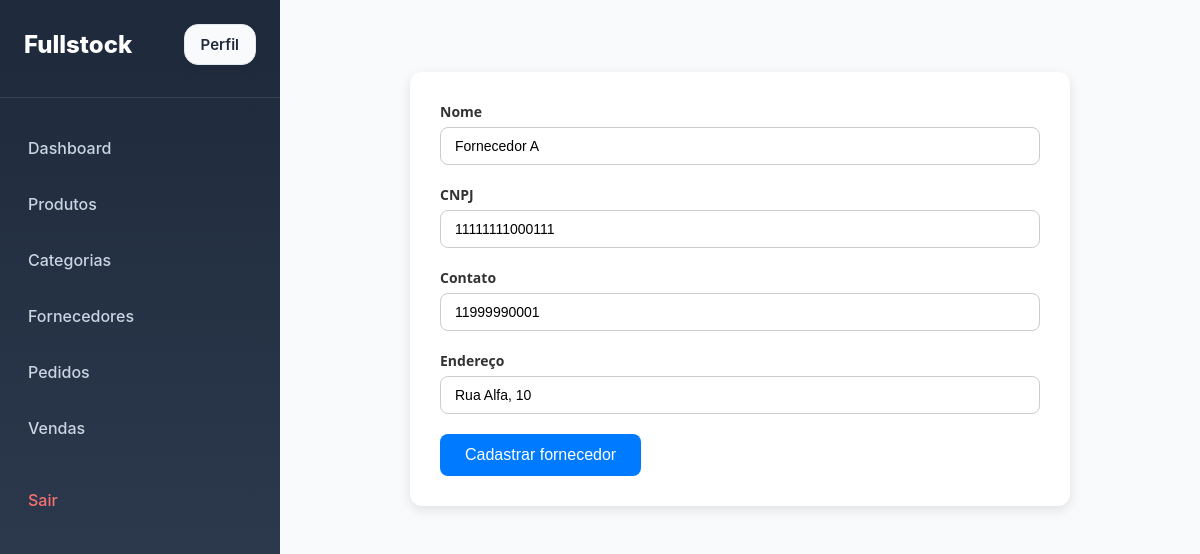
The page /updateProvider/1 (signed in) on the database its author committed.
### stock/models.py (models this page shows, shortened)
class Provider(models.Model):
    name = models.CharField(max_length=50)
    cnpj = models.CharField(max_length=14)
    contact = models.CharField(max_length=20)
    address = models.CharField(max_length=50)

### stock/views.py (the view)
# urls.py: path('updateProvider/<int:pk>', views.ProviderUpdateView.as_view(), name='updateProvider'),
@method_decorator(login_required, name='dispatch')
class ProviderUpdateView(UpdateView):
    model = Provider
    form_class = ProviderForm
    template_name = 'stock/provider-form.html'
    success_url = reverse_lazy('providers')

### stock/forms.py
class ProviderForm(forms.ModelForm):
    class Meta:
        model = Provider
        fields = ['name', 'cnpj', 'contact', 'address']
        labels = {
            'name' : 'Nome',
            'cnpj' : 'CNPJ',
            'contact' : 'Contato',
            'address' : 'Endereço'
        }
        widgets = {
            'name': forms.TextInput(attrs={'placeholder': 'Nome do fornecedor'}),
            'cnpj': forms.TextInput(attrs={'placeholder': 'CNPJ'}),
            'contact': forms.TextInput(attrs={'placeholder': 'Contato'}),
            'address': forms.TextInput(attrs={'placeholder': 'Endereço'}),
        }

### stock/models.py (called while the page is built)
    @property
    def is_admin(self):
        return self.is_staff or self.is_superuser or self.groups.filter(name="ADMIN").exists()

### stock/templates/stock/provider-form.html (shortened to what this page needs)
{%extends 'base.html'%}
{% block main %}
<form method="post" enctype="multipart/form-data">
    {% for field in form %}
    <div class="form-group">
        <label for="{{ field.id_for_label }}">{{ field.label }}</label>
        {{ field }}
    </div>
    {% endfor %}
    <button type="submit" class="btn-primary">Cadastrar fornecedor</button>
</form>
{%endblock%}

### static/css/main.css (style rules this page uses)
html, body { margin: 0; padding: 0; width: 100%; height: 100%; font-family: -apple-system, BlinkMacSystemFont, "Segoe UI", Roboto, Oxygen, Ubuntu, Cantarell, sans-serif; background: #f1f5f9; }
.btn-primary { background: #2563eb; color: white; padding: 10px 16px; border-radius: 8px; text-decoration: none; font-weight: 600; }
form { max-width: 600px; margin: 40px auto; padding: 30px; background-color: #ffffff; border-radius: 12px; box-shadow: 0 4px 12px rgba(0, 0, 0, 0.1); font-family: 'Segoe UI', Tahoma, Geneva, Verdana, sans-serif; }
.form-group { display: flex; flex-direction: column; margin-bottom: 20px; }
.form-group label { margin-bottom: 6px; font-weight: 600; color: #333333; font-size: 14px; }
.form-group input, .form-group select, .form-group textarea { padding: 10px 14px; border: 1px solid #ccc; border-radius: 8px; font-size: 14px; transition: border 0.3s, box-shadow 0.3s; }
button.btn-primary { background-color: #007BFF; color: #fff; border: none; padding: 12px 25px; font-size: 16px; border-radius: 8px; cursor: pointer; transition: background-color 0.3s, transform 0.2s; }

### static/css/table-list.css (style rules this page uses)
.btn-primary { background-color: #0077cc; color: #fff; padding: 0.6rem 1.2rem; border-radius: 5px; text-decoration: none; font-weight: 500; transition: background-color 0.3s ease; }

### rows shown on the page
Provider: form "Fornecedor A" "11111111000111" "11999990001" "Rua Alfa, 10"

### other values the page prints
{{ field.label }} "Nome" "CNPJ" "Contato" "Endereço"
